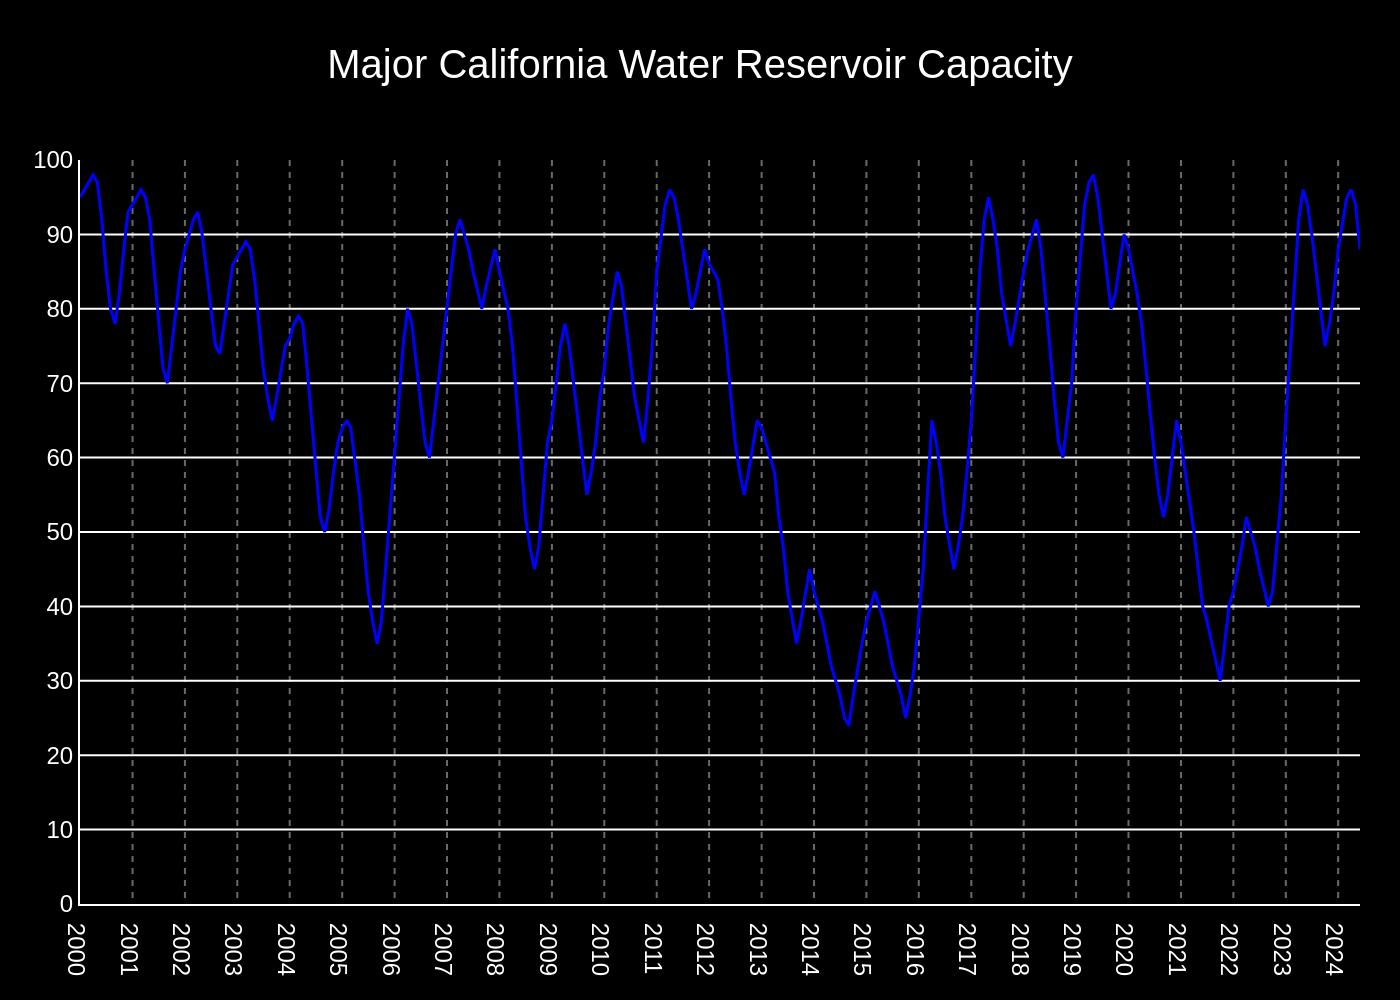

Source code (Python):
import sys
import json
from pathlib import Path
import plotly.graph_objects as go

# Check for command-line argument
if len(sys.argv) != 2:
    print(f"Usage: python {sys.argv[0]} <json_file_path>")
    sys.exit(1)

# Read JSON file from command-line argument
json_path = Path(sys.argv[1])
if not json_path.is_file():
    print(f"Error: File not found at {json_path}")
    sys.exit(1)

with open(json_path, 'r', encoding='utf-8') as f:
    chart_config = json.load(f)

# Extract data from the JSON structure
chart_data = chart_config.get('chart_data', [])
texts = chart_config.get('texts', {})
colors = chart_config.get('colors', [])

# Initialize the figure
fig = go.Figure()

# Add traces to the figure
for i, series in enumerate(chart_data):
    color = colors[i % len(colors)] if colors else '#0000FF'
    fig.add_trace(go.Scatter(
        x=series.get('x'),
        y=series.get('y'),
        mode='lines',
        name=series.get('name', ''),
        line=dict(color=color, width=1.5)
    ))

# Build the title string
title_text = texts.get('title', '')
if texts.get('subtitle'):
    title_text += f"<br><sub>{texts.get('subtitle')}</sub>"

# Update layout
fig.update_layout(
    title=dict(
        text=title_text,
        y=0.95,
        x=0.5,
        xanchor='center',
        yanchor='top',
        font=dict(size=20)
    ),
    font=dict(
        family="Arial",
        color="white"
    ),
    plot_bgcolor='black',
    paper_bgcolor='black',
    showlegend=False,
    xaxis_title=texts.get('x_axis_title'),
    yaxis_title=texts.get('y_axis_title'),
    margin=dict(l=40, r=20, t=80, b=40)
)

# Update axes styling to match the original
fig.update_xaxes(
    showgrid=True,
    gridcolor='dimgray',
    griddash='dot',
    showline=True,
    linecolor='white',
    zeroline=False,
    tickformat='%Y',
    dtick='M12' # Tick every 12 months (1 year)
)

fig.update_yaxes(
    range=[0, 100],
    showgrid=True,
    gridcolor='white',
    griddash='solid',
    showline=True,
    linecolor='white',
    zeroline=False,
    dtick=10
)

# Generate and save the output image
output_filename = json_path.stem + ".png"
fig.write_image(output_filename, scale=2)
print(f"Chart saved to {output_filename}")
